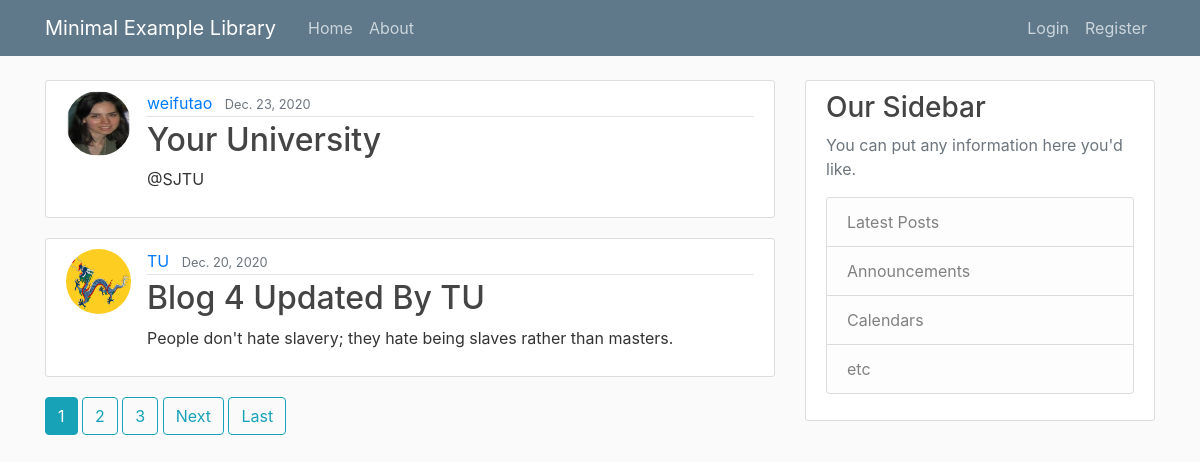
Screenshot of /blog/ with the database file from the repository.
### blog/models.py (models this page shows, shortened)
class Post(models.Model):
    title = models.CharField(max_length=100)
    content = models.TextField()
    date = models.DateTimeField(default=timezone.now)
    author = models.ForeignKey(User, on_delete=models.CASCADE)

### users/models.py (models this page shows, shortened)
class Profile(models.Model):
    user = models.OneToOneField(User, on_delete=models.CASCADE)
    image = models.ImageField(default='default.jpg', upload_to='profile_pics')

### blog/views.py (the view)
# urls.py: path('', PostListView.as_view(), name='blog-home'),
class PostListView(ListView):
    model = Post
    template_name = 'blog/home.html'
    context_object_name = 'posts'
    ordering = ['-date']
    paginate_by = 2

### blog/templates/blog/home.html (shortened to what this page needs)
{% extends "blog/base.html" %}
{% block content %}
    {% for post in posts %}
        <article class="media content-section">
            <img class="rounded-circle article-img" src="{{ post.author.profile.image.url }}">
            <div class="media-body">
                <div class="article-metadata">
                    <a class="mr-2" href="{% url 'user-posts' post.author.username %}">{{ post.author }}</a>
                    <small class="text-muted">{{ post.date|date:"N d, Y" }}</small>
                </div>
                <h2><a class="article-title" href="{% url 'post-detail' post.id %}">{{ post.title }}</a></h2>
                <p class="article-content">{{ post.content }}</p>
            </div>
        </article>
    {% endfor %}
    {% if is_paginated %}
        {% for num in page_obj.paginator.page_range %}
            {% if page_obj.number == num %}
                <a class="btn btn-info mb-4" href="?page={{ num }}">{{ num }}</a>
            {% elif num > page_obj.number|add:'-3' and num < page_obj.number|add:'3' %}
                <a class="btn btn-outline-info mb-4" href="?page={{ num }}">{{ num }}</a>
            {% endif %}
        {% endfor %}
        {% if page_obj.has_next %}
            <a class="btn btn-outline-info mb-4" href="?page={{ page_obj.next_page_number }}">Next</a>
            <a class="btn btn-outline-info mb-4" href="?page={{ page_obj.paginator.num_pages }}">Last</a>
        {% endif %}
    {% endif %}
{% endblock content %}

### blog/templates/blog/base.html (shortened to what this page needs)
{% load static %}
<html>
    <head>
        <link rel="stylesheet" href="https://maxcdn.bootstrapcdn.com/bootstrap/4.0.0/css/bootstrap.min.css">
        <link rel="stylesheet" type="text/css" href="{% static 'blog/main.css' %}">
    </head>
    <body>
        <header class="site-header">
            <nav class="navbar navbar-expand-md navbar-dark bg-steel fixed-top">
                <div class="container">
                    <a class="navbar-brand mr-4" href="{% url 'blog-home' %}">Minimal Example Library</a>
                    <div class="collapse navbar-collapse" id="navbarToggle">
                        <div class="navbar-nav mr-auto">
                            <a class="nav-item nav-link" href="{% url 'blog-home' %}">Home</a>
                            <a class="nav-item nav-link" href="{% url 'blog-about' %}">About</a>
                        </div>
                        <html lang="en">
                        <head>
                        </head>
                        <body>
                        </body>
                        </html>
                        <div class="navbar-nav">
                            {% if user.is_authenticated %}
                            <a class="nav-item nav-link" href="{% url 'post-create' %}">New Post</a>
                                <a class="nav-item nav-link" href="{% url 'profile' %}">Profile</a>
                                <a class="nav-item nav-link" href="{% url 'logout' %}">Logout</a>
                            {% else %}
                                <a class="nav-item nav-link" href="{% url 'login' %}">Login</a>
                                <a class="nav-item nav-link" href="{% url 'register' %}">Register</a>
                            {% endif %}
                        </div>
                    </div>
                </div>
            </nav>
        </header>
        <main role="main" class="container">
            <div class="row">
                <div class="col-md-8">
                    {% block content %}
                    {% endblock %}
                </div>
                <div class="col-md-4">
                    <div class="content-section">
                        <h3>Our Sidebar</h3>
                        <p class='text-muted'>You can put any information here you'd like.
                            <ul class="list-group">
                            <li class="list-group-item list-group-item-light">Latest Posts</li>
                            <li class="list-group-item list-group-item-light">Announcements</li>
                            <li class="list-group-item list-group-item-light">Calendars</li>
                            <li class="list-group-item list-group-item-light">etc</li>
                            </ul>
                        </p>
                    </div>
                </div>
            </div>
        </main>
    </body>
</html>

### blog/static/blog/main.css (style rules this page uses)
body { background: #fafafa; color: #333333; margin-top: 5rem; }
h1, h2, h3, h4, h5, h6 { color: #444444; }
ul { margin: 0; }
.bg-steel { background-color: #5f788a; }
.site-header .navbar-nav .nav-link { color: #cbd5db; }
.content-section { background: #ffffff; padding: 10px 20px; border: 1px solid #dddddd; border-radius: 3px; margin-bottom: 20px; }
.article-title { color: #444444; }
.article-content { white-space: pre-line; }
.article-img { height: 65px; width: 65px; margin-right: 16px; }
.article-metadata { padding-bottom: 1px; margin-bottom: 4px; border-bottom: 1px solid #e3e3e3 }

### rows the page displays
Post: author.profile.image (picture), author "weifutao", date "Dec. 23, 2020", title "Your University", content "@SJTU"
Post: author.profile.image (picture), author "TU", date "Dec. 20, 2020", title "Blog 4 Updated By TU", content "People don't hate slavery; they hate being slaves rather than masters."

### other values shown
{{ num }} "1"
{{ num }} "2" "3"
